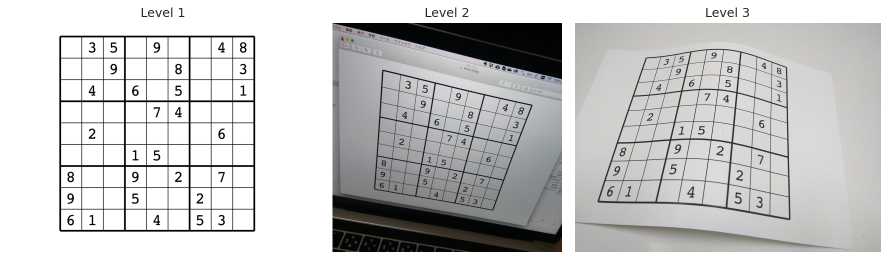
#> input picture test.png, 1776 x 519 px (shown at 1/2 size)
$ python -i recog_l2.py   (imports and definitions only)
#> lines starting #> are read from the running program, lines starting #| are printed output that depends on the picture; after the words box and inside, x2 and y2 are one past the last pixel; in counts of white or black regions, pixels touching at a corner belong together
import cv2
import numpy as np
import matplotlib.pyplot as plt
import pandas as pd
import pickle
from sklearn.preprocessing import StandardScaler

def recognize(path,clf=None,scaler=None,pixel=20,ret_img=False,n_open=3,n_close=0,prior_close=False,trim_percentage=0.007,mean_white_axis=0,arc_epsilon=5e-2,erase_line=1,white_thres=255,otsu_times=1.22,clf_f_name="SVClinear",clf_f=None,scaler_f=None,sigmaColor=2,sigmaSpace=2,pixel_f=120,detect_rotate=1):

#> called with path = 'test.png', pixel = 20, ret_img = False, n_open = 3, n_close = 0, prior_close = False, trim_percentage = 0.007, mean_white_axis = 0
    try:
        image = cv2.imread(path, cv2.IMREAD_COLOR)
#> image is the input picture: shape (519, 1776, 3); mean B, G, R 198.5, 198.6, 198.7
    except Exception as e:
        print("cannot read image",e)
        return
    if pixel is None:
        pixel=60
    if scaler is None:
            # scaler = pd.read_pickle('./models/Rand_numbers_mix_l2_scaler.pickle')
            scaler = pd.read_pickle('./models/MLPC_numbers_mix_scaler.pickle')
#> (reads models/MLPC_numbers_mix_scaler.pickle from the repository)
    if clf is None:
        # clf = pd.read_pickle('./models/Rand_numbers_mix_l2_clf.pickle')
        clf=pd.read_pickle('./models/MLPC_numbers_mix_clf.pickle')
#> (reads models/MLPC_numbers_mix_clf.pickle from the repository)

    image = cv2.cvtColor(image, cv2.COLOR_BGR2RGB)
    # 外縁を切る
    trim_percentage=0.001
    height, width, channels = image.shape[:3]
#> height = 519; width = 1776; channels = 3
    trim_width = int(width * trim_percentage)
#> trim_width = 1
    trim_height = int(height * trim_percentage)
#> trim_height = 0
    image = image[trim_height:height - trim_height, trim_width:width - trim_width]
#> image: shape (519, 1774, 3)
    gray = cv2.cvtColor(image, cv2.COLOR_RGB2GRAY)
    # print(image.shape)
    # ぼかし処理
    # gray_gb = cv2.GaussianBlur(gray, None, 3.0)
    gray_gb= cv2.bilateralFilter(gray, 11, sigmaColor, sigmaSpace)
    ##########################
    ## エッジ検出、輪郭抽出
    ############################
    thr, binary = cv2.threshold(gray_gb, 0, 255, cv2.THRESH_OTSU)
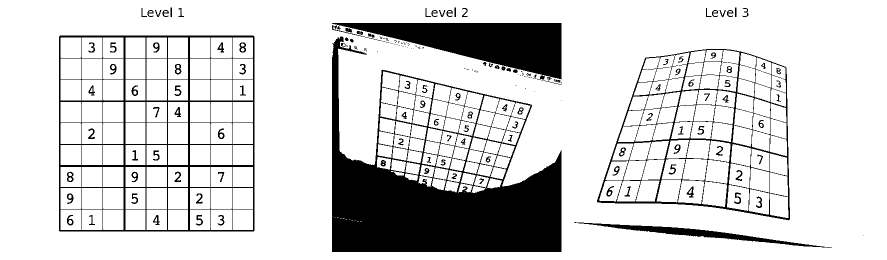
#> binary: shape (519, 1774) (shown at 1/2 size); 83.8% white; 193 black regions (67 under 20 px), largest, box (x1, y1, x2, y2) and area: (664, 73, 1123, 504) 80252, (664, 46, 1123, 159) 26101, (118, 71, 509, 463) 16767
#> thr = 142

    ########################################
    ## level 2ではこれをすると死ぬ
    #######################################
    new_thr = min(int(thr * otsu_times), 255)
#> new_thr = 173
    _, binary = cv2.threshold(gray_gb, new_thr, 255, cv2.THRESH_BINARY)
#> binary: shape (519, 1774); 77% white; 158 black regions (47 under 20 px), largest, box (x1, y1, x2, y2) and area: (664, 46, 1123, 504) 157458, (118, 71, 510, 463) 18274, (1194, 97, 1580, 441) 14392

    # # plt.imshow(binary, cmap="gray")
    # plt.title("Otsu's binarization (threshold={:d})".format(int(thr)))
    # # plt.show()

    edge = cv2.Canny(binary, 100, 200)
#> edge: shape (519, 1774); 4% white in thin lines or dots, all inside (x1, y1, x2, y2) = (117, 14, 1761, 505)
    edge = cv2.dilate(edge, np.ones((5, 5), dtype=edge.dtype),iterations=1)
#> edge: shape (519, 1774); 18.5% white; 67 white regions, largest, box (x1, y1, x2, y2) and area: (115, 68, 512, 465) 50541, (1191, 94, 1582, 443) 47686, (661, 43, 1125, 506) 41525
    edge = cv2.erode(edge, np.ones((3, 3), dtype=edge.dtype),iterations=1)
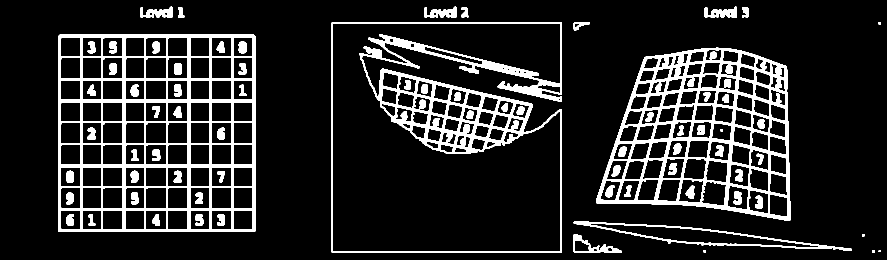
#> edge: shape (519, 1774) (shown at 1/2 size); 13.4% white; 73 white regions (1 under 20 px)
    # res_close = cv2.morphologyEx(binary, cv2.MORPH_OPEN, np.ones((5, 5), dtype=binary.dtype))
    # # plt.imshow(edge, cmap="gray")
    # plt.title("After morphology operation".format(thr))
    # # plt.show()
    contours, _ = cv2.findContours(edge, cv2.RETR_EXTERNAL, cv2.CHAIN_APPROX_SIMPLE)
#> contours = 17 contours, 5 with area under 20; largest, box (x1, y1, x2, y2) and area: (662, 44, 1124, 505) 193484, (116, 69, 511, 464) 155224, (1192, 95, 1581, 442) 104539, (1147, 442, 1703, 502) 10086, (1147, 468, 1243, 506) 1460
    result = image.copy()
    cv2.drawContours(result, contours, -1, (255, 0, 0), 3, cv2.LINE_AA)
#> result: shape (519, 1774, 3); mean R, G, B 202.2, 189.1, 189
    # # plt.imshow(result)
    # # plt.show()
    longest_cnt = None
    max_area = 0.0
    result = image.copy()
    for cnt in contours:
        # 輪郭線の長さを計算
        arclen = cv2.arcLength(cnt, True)
        approx=cv2.approxPolyDP(cnt, arclen * arc_epsilon, True)
        area=cv2.contourArea(cnt)
        x, y, w, h = cv2.boundingRect(approx)
        internal_area_ratio = area / (w * h)
        if len(approx) == 4 and internal_area_ratio>0.5:
            # print(len(approx), x,y,w,h, arclen,internal_area_ratio)
            cv2.drawContours(result, [approx], -1, (255, 0, 0), 3, cv2.LINE_AA)
            # # plt.imshow(result)
            # # plt.show()
            if  max_area < area:
                max_area = area
                longest_cnt = cnt
#> this loop made 17 passes
#> (arclen, approx, area, x, y, w, h, internal_area_ratio) on passes 2, 7, 8: (17.41, [[1744, 501], [1744, 504], [1749, 504], [1749, 500]], 19.5, 1744, 500, 6, 5, 0.65), (1354.8, [[1573, 133], [1289, 114], [1193, 406], [1579, 441]], 104539, 1193, 114, 387, 328, 0.824), (1571.3, [[119, 69], [117, 463], [509, 463], [510, 72]], 155224, 117, 69, 394, 395, 0.997)
#> (arclen, area, x, y, w, h, internal_area_ratio, max_area) on pass 1: (12, 8, 1757, 501, 5, 3, 0.533, 8)
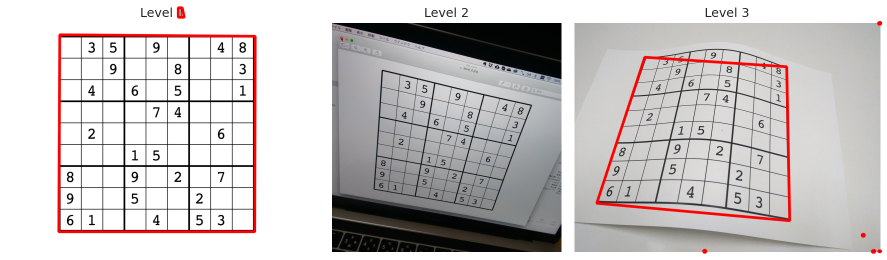
#> result: shape (519, 1774, 3) (shown at 1/2 size); mean R, G, B 200.4, 195.9, 195.8
#> after the loop, longest_cnt = contour of 11 points, box (x1, y1, x2, y2) (116, 69, 511, 464), area 155224; max_area = 155224


    result = image.copy()

    # # plt.imshow(result)
    # # plt.show()
    # print(len(longest_cnt))
    arclen = cv2.arcLength(longest_cnt, True)
#> arclen = 1571.3
    approx = cv2.approxPolyDP(longest_cnt, arclen * arc_epsilon, True)
#> approx = [[119, 69], [117, 463], [509, 463], [510, 72]]

    cv2.drawContours(result, [approx], -1, (255, 0, 0), 3, cv2.LINE_AA)
#> result: shape (519, 1774, 3); mean R, G, B 199.7, 197.3, 197.2
    # [4 lines of commented-out code are left out]

    x, y, w, h = cv2.boundingRect(approx)
#> x = 117; y = 69; w = 394; h = 395
    cropped = image[y:y+h, x:x+w]
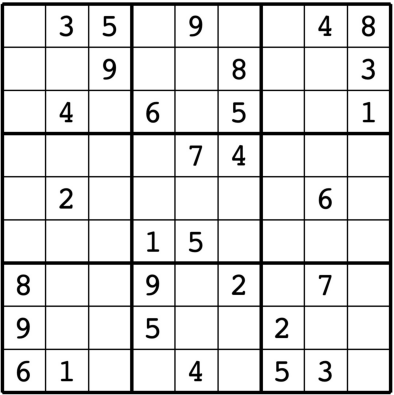
#> cropped: shape (395, 394, 3); min 0, max 255, mean 222.2
    # plt.imshow(cropped)
    # plt.show()
    # print(approx)
    approx=approx-(x,y)
#> approx = [[2, 0], [0, 394], [392, 394], [393, 3]]
    src_pts = approx.reshape((-1, 2)).astype("float32")
#> src_pts = [[2, 0], [0, 394], [392, 394], [393, 3]]
    center = np.mean(src_pts, axis=0)
#> center = [196.8, 197.8]
    # ４点を重心からの角度でソートする
    # 時計回りになる
    src_pts = np.array(sorted(src_pts, key=lambda p: np.arctan2(p[1]-center[1], p[0]-center[0])))
#> src_pts = [[2, 0], [393, 3], [392, 394], [0, 394]]

    # 結果を表示する
    # print(src_pts)
    # 縦横比の計算
    w = np.linalg.norm(src_pts[3] - src_pts[0])
    h = np.linalg.norm(src_pts[1] - src_pts[0])
#> h = 391
    aspect = abs(w) / abs(h)
#> aspect = 1.01

    # 新しい画像サイズを設定
    new_w = int(1000*aspect)
#> new_w = 1007
    # new_w = 1000
    new_h = 1000
    # dst_pts = np.array([(0, 0), (0, new_h), (new_w, new_h), (new_w, 0)], dtype="float32")
    dst_pts = np.array([(0, 0), (new_w, 0), (new_w, new_h), (0, new_h)], dtype="float32")
#> dst_pts = [[0, 0], [1007, 0], [1007, 1000], [0, 1000]]

    # 射影変換を計算して、パースをキャンセルする
    warp = cv2.getPerspectiveTransform(src_pts, dst_pts)
#> warp = [[2.56, 0.013, -5.11], [-0.0195, 2.54, 0.039], [-1.95e-05, 6.34e-06, 1]]
    result = cv2.warpPerspective(cropped, warp, (new_w, new_h))
#> result: shape (1000, 1007, 3)
    # [14 lines of commented-out code are left out]
    gray_result = cv2.cvtColor(result, cv2.COLOR_RGB2GRAY)
    thresh, binary_image = cv2.threshold(gray_result, 0, 255, cv2.THRESH_OTSU)
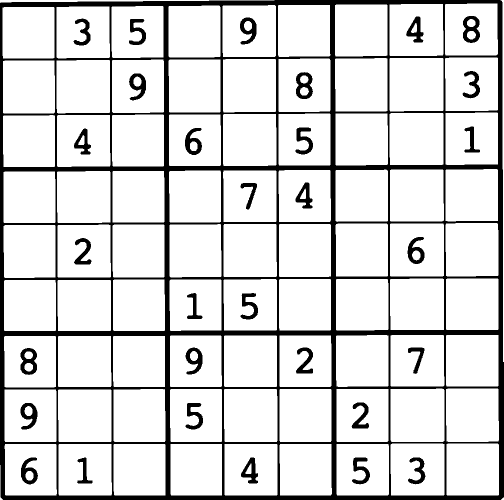
#> binary_image: shape (1000, 1007) (shown at 1/2 size); 85.6% white; 31 black regions, largest, box (x1, y1, x2, y2) and area: (0, 0, 1007, 1000) 119520, (926, 32, 960, 86) 1062, (592, 144, 626, 198) 1055
#> thresh = 154
    # 白い領域の平均値を計算
    white_region = result.copy()
    idx=binary_image!=0
    # mean_white = np.median(white_region[idx],axis=0)
    # 赤にするとなぜかうまくいく, 0の閾値の関係で、0ありで訓練したモデルを使っているとき
    # mean_white = np.mean(white_region[idx],axis=None)
    mean_white = np.mean(white_region[idx],axis=mean_white_axis)
#> mean_white = [250.2, 250.2, 250.2]

    # print(mean_white)
    # plt.imshow(binary_image, cmap="gray")
    # plt.imshow(binary_image!=0, cmap="gray")
    # white

    height, width, channels = result.shape[:3]
#> height = 1000; width = 1007
    trim_width = int(width * trim_percentage)
    trim_height = int(height * trim_percentage)
#> trim_height = 1
    result = result[trim_height:height - trim_height, trim_width:width - trim_width]
#> result: shape (998, 1005, 3)
    # plt.imshow(result)
    if erase_line:
        gray=cv2.cvtColor(result, cv2.COLOR_RGB2GRAY)
#> gray: shape (998, 1005)
        # Threshold the image to create a binary image
        # Smooth the image
        gray = cv2.GaussianBlur(gray, (5, 5), 0)

        # Detect edges using Canny edge detection
        edges = cv2.Canny(gray, 50, 150, apertureSize=3)
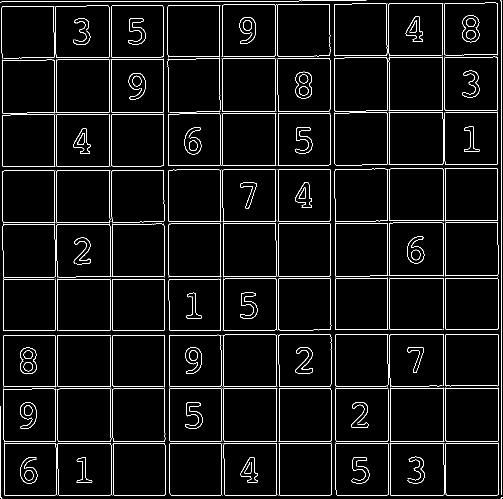
#> edges: shape (998, 1005) (shown at 1/2 size); 4.3% white in thin lines or dots

        # Detect lines using Hough line detection
        lines = cv2.HoughLines(edges, 1, np.pi/180, 200)
#> lines = 42 rows, first 8: [990, 1.57], [886, 1.57], [882, 1.57], [777, 1.57], [772, 1.57], [1003, 0], [2, 1.57], [669, 1.57]

        # Plot the detected lines on the image
        for line in lines:
            rho, theta = line[0]
            a = np.cos(theta)
            b = np.sin(theta)
            x0 = a * rho
            y0 = b * rho
            x1 = int(x0 + 1000 * (-b))
            y1 = int(y0 + 1000 * (a))
            x2 = int(x0 - 1000 * (-b))
            y2 = int(y0 - 1000 * (a))
            cv2.line(result, (x1, y1), (x2, y2), (mean_white), 15)
#> this loop made 42 passes
#> (rho, theta, a, b, x0, y0, x1, y1) on passes 1 to 12: (990, 1.57, -4.37e-08, 1, -4.33e-05, 990, -1000, 989), (886, 1.57, -4.37e-08, 1, -3.87e-05, 886, -1000, 885), (882, 1.57, -4.37e-08, 1, -3.86e-05, 882, -1000, 881), (777, 1.57, -4.37e-08, 1, -3.4e-05, 777, -1000, 776), (772, 1.57, -4.37e-08, 1, -3.37e-05, 772, -1000, 771), (1003, 0, 1, 0, 1003, 0, 1003, 1000), (2, 1.57, -4.37e-08, 1, -8.74e-08, 2, -1000, 1), (669, 1.57, -4.37e-08, 1, -2.92e-05, 669, -1000, 668), (660, 1.57, -4.37e-08, 1, -2.88e-05, 660, -1000, 659), (996, 0, 1, 0, 996, 0, 996, 1000), (886, 0, 1, 0, 886, 0, 886, 1000), (225, 1.57, -4.37e-08, 1, -9.84e-06, 225, -1000, 224)

        # Display the image with the detected lines
        # plt.imshow(result, cmap="gray")
        # plt.show()
        # Display the result
        # Load the image
        image = result

        # Define the size of the lines
        line_size = int(min(image.shape[:2]) / 9)
#> line_size = 110

        # Define the spacing between the lines
        line_spacing = line_size
#> line_spacing = 110
        # print(line_size, line_spacing)
        # Create a copy of the image to draw the lines on
        result = image.copy()

        # Draw the vertical lines
        for x in range(0, image.shape[1], line_spacing):
            cv2.line(result, (x, 0), (x, image.shape[0]), (mean_white), thickness=25)
#> result: shape (998, 1005, 3); min 0, max 255, mean 246.8

        # Draw the horizontal lines
        for y in range(0, image.shape[0], line_spacing):
            cv2.line(result, (0, y), (image.shape[1], y), (mean_white), thickness=25)
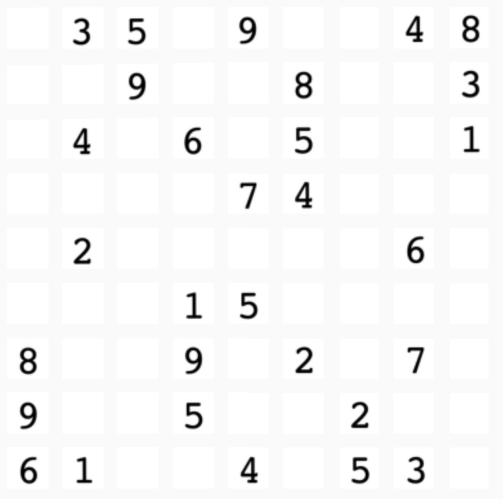
#> result: shape (998, 1005, 3) (shown at 1/2 size); min 0, max 255, mean 246.8

    # [13 lines of commented-out code are left out]
    if detect_rotate:
        if clf_f is None:
#> (the run stopped early here; a loop or call above may not have finished)
